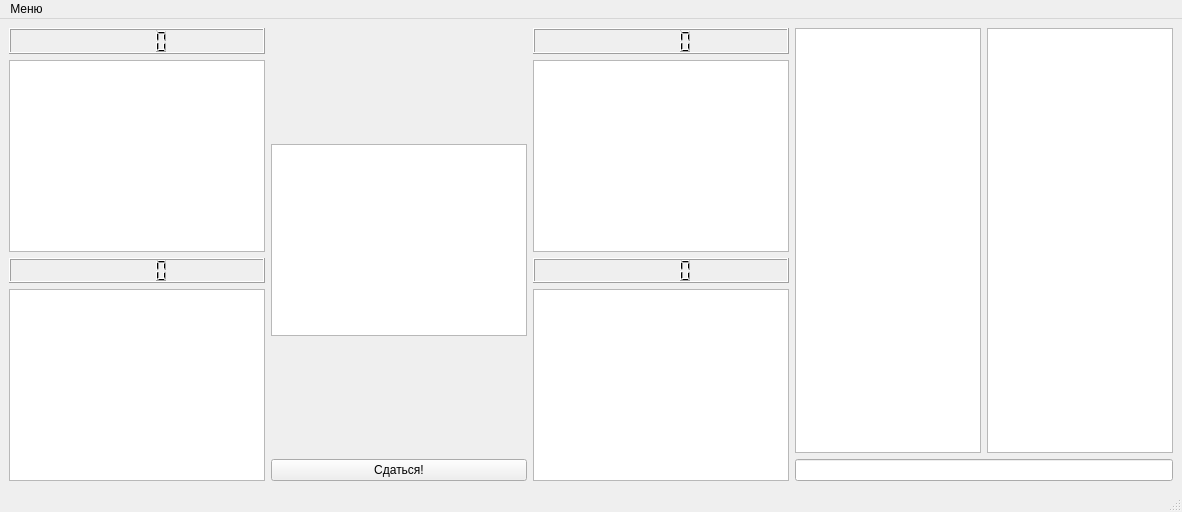
<ui version="4.0" >
 <class>MainWindow</class>
 <widget class="QMainWindow" name="MainWindow" >
  <property name="geometry" >
   <rect>
    <x>0</x>
    <y>0</y>
    <width>1182</width>
    <height>512</height>
   </rect>
  </property>
  <property name="windowTitle" >
   <string>QBLOKUS</string>
  </property>
  <widget class="QWidget" name="centralwidget" >
   <layout class="QHBoxLayout" name="horizontalLayout" >
    <item>
     <layout class="QGridLayout" name="gridLayout" >
      <property name="sizeConstraint" >
       <enum>QLayout::SetFixedSize</enum>
      </property>
      <item row="0" column="0" >
       <widget class="QLCDNumber" name="score1" />
      </item>
      <item row="0" column="2" >
       <widget class="QLCDNumber" name="score3" />
      </item>
      <item row="1" column="0" >
       <widget class="QGraphicsView" name="gvPlayer1" >
        <property name="sizePolicy" >
         <sizepolicy vsizetype="Fixed" hsizetype="Fixed" >
          <horstretch>0</horstretch>
          <verstretch>0</verstretch>
         </sizepolicy>
        </property>
       </widget>
      </item>
      <item row="1" column="2" >
       <widget class="QGraphicsView" name="gvPlayer3" >
        <property name="sizePolicy" >
         <sizepolicy vsizetype="Fixed" hsizetype="Fixed" >
          <horstretch>0</horstretch>
          <verstretch>0</verstretch>
         </sizepolicy>
        </property>
       </widget>
      </item>
      <item row="2" column="0" >
       <widget class="QLCDNumber" name="score2" />
      </item>
      <item row="2" column="2" >
       <widget class="QLCDNumber" name="score4" />
      </item>
      <item rowspan="2" row="3" column="0" >
       <widget class="QGraphicsView" name="gvPlayer2" >
        <property name="sizePolicy" >
         <sizepolicy vsizetype="Fixed" hsizetype="Fixed" >
          <horstretch>0</horstretch>
          <verstretch>0</verstretch>
         </sizepolicy>
        </property>
       </widget>
      </item>
      <item rowspan="4" row="0" column="1" >
       <widget class="QGraphicsView" name="gvTable" >
        <property name="sizePolicy" >
         <sizepolicy vsizetype="Fixed" hsizetype="Fixed" >
          <horstretch>0</horstretch>
          <verstretch>0</verstretch>
         </sizepolicy>
        </property>
       </widget>
      </item>
      <item rowspan="2" row="3" column="2" >
       <widget class="QGraphicsView" name="gvPlayer4" >
        <property name="sizePolicy" >
         <sizepolicy vsizetype="Fixed" hsizetype="Fixed" >
          <horstretch>0</horstretch>
          <verstretch>0</verstretch>
         </sizepolicy>
        </property>
       </widget>
      </item>
      <item row="4" column="1" >
       <widget class="QPushButton" name="btnSurrender" >
        <property name="text" >
         <string>Сдаться!</string>
        </property>
       </widget>
      </item>
     </layout>
    </item>
    <item>
     <layout class="QGridLayout" name="gridLayout_2" >
      <item row="0" column="0" >
       <widget class="QTextEdit" name="textEdit" >
        <property name="readOnly" >
         <bool>true</bool>
        </property>
       </widget>
      </item>
      <item row="0" column="1" >
       <widget class="QListWidget" name="listWidget" />
      </item>
      <item row="1" column="0" colspan="2" >
       <widget class="QLineEdit" name="lineEdit" />
      </item>
     </layout>
    </item>
   </layout>
  </widget>
  <widget class="QMenuBar" name="menubar" >
   <property name="geometry" >
    <rect>
     <x>0</x>
     <y>0</y>
     <width>1182</width>
     <height>22</height>
    </rect>
   </property>
   <widget class="QMenu" name="menu" >
    <property name="title" >
     <string>Меню</string>
    </property>
    <addaction name="actionStartGame" />
    <addaction name="actionDisconnectFromServer" />
    <addaction name="separator" />
    <addaction name="a_exit" />
   </widget>
   <addaction name="menu" />
  </widget>
  <widget class="QStatusBar" name="statusbar" />
  <action name="a_exit" >
   <property name="text" >
    <string>Выход</string>
   </property>
  </action>
  <action name="actionDisconnectFromServer" >
   <property name="text" >
    <string>Отключится от сервера</string>
   </property>
  </action>
  <action name="actionReconnectToServer" >
   <property name="text" >
    <string>Переподключиться к серверу</string>
   </property>
  </action>
  <action name="actionStartGame" >
   <property name="text" >
    <string>Начать игру</string>
   </property>
  </action>
 </widget>
 <resources/>
 <connections/>
</ui>
